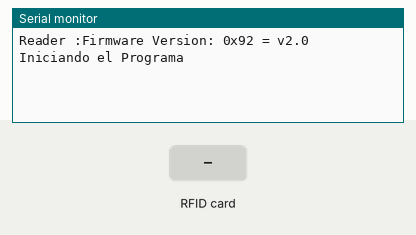
Simulated run of this sketch. Board: ESP8266 (NodeMCU). Parts: the last lines printed to the serial monitor. Inputs (shaded band) come from the test bench.

Above: at 1.2 s.
1.3 s: RFID card 23 B3 65 11 held to the reader
At 1.8 s:
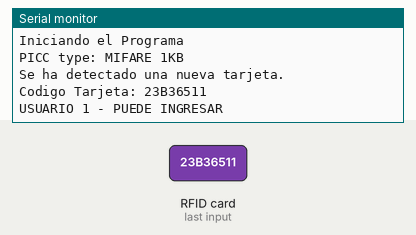
2.8 s: RFID card B3 37 86 A3 held to the reader
At 3.5 s:
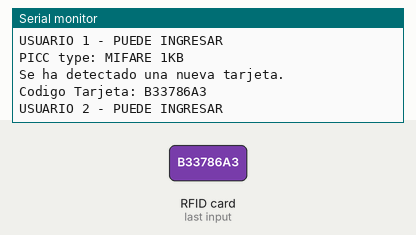
4.3 s: RFID card 77 62 C8 3B held to the reader
At 5.4 s:
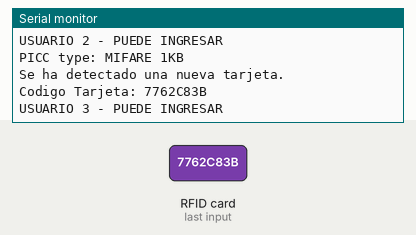
5.8 s: RFID card 5E 7A 19 C4 held to the reader
At 6.2 s:
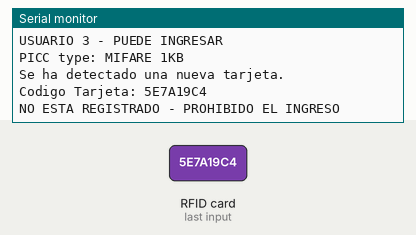
7.3 s: RFID card 5E 7A 19 C4 held to the reader
At 7.8 s:
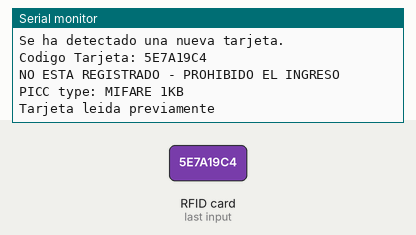

The sketch:

Rfid_Esp32_8266.ino
```cpp
// LISTA DE REPRODUCCION - ESP32 - ESP8266
// https://www.youtube.com/playlist?list=PLZHVfZzF2DYID9jGK8EpcMni-U2CSTrw3

// LISTA DE REPRODCUION DEL CURSO DE ARDUINO DESDE CERO
// https://www.youtube.com/playlist?list=PLZHVfZzF2DYJeLXXxz6YtpBj4u7FoGPWN

#include <Arduino.h>
#include <SPI.h>
#include <MFRC522.h>

#if defined(ESP32)
  #define SS_PIN 5
  #define RST_PIN 22
#elif defined(ESP8266)
  #define SS_PIN 16
  #define RST_PIN 4
#endif

MFRC522 rfid(SS_PIN, RST_PIN); // Instance of the class
MFRC522::MIFARE_Key key;
// Init array that will store new NUID
byte nuidPICC[4];

//xxxxxxxxxxxxxxxxxxxxxxxxxxxxxxxxxxxxxxxxxxxx
String DatoHex;
const String UserReg_1 = "23B36511";
const String UserReg_2 = "B33786A3";
const String UserReg_3 = "7762C83B";
//xxxxxxxxxxxxxxxxxxxxxxxxxxxxxxxxxxxxxxxxxxxx

void setup()
{
   Serial.begin(115200);
   SPI.begin(); // Init SPI bus
   rfid.PCD_Init(); // Init MFRC522
   Serial.println();
   Serial.print(F("Reader :"));
   rfid.PCD_DumpVersionToSerial();
   for (byte i = 0; i < 6; i++) {
     key.keyByte[i] = 0xFF;
   }
   DatoHex = printHex(key.keyByte, MFRC522::MF_KEY_SIZE);
   Serial.println();
   Serial.println();
   Serial.println("Iniciando el Programa");
}

void loop()
{
     // Reset the loop if no new card present on the sensor/reader. This saves the entire process when idle.
     if ( ! rfid.PICC_IsNewCardPresent()){return;}

     // Verify if the NUID has been readed
     if ( ! rfid.PICC_ReadCardSerial()){return;}

     Serial.print(F("PICC type: "));
     MFRC522::PICC_Type piccType = rfid.PICC_GetType(rfid.uid.sak);
     Serial.println(rfid.PICC_GetTypeName(piccType));
     // Check is the PICC of Classic MIFARE type
     if (piccType != MFRC522::PICC_TYPE_MIFARE_MINI && piccType != MFRC522::PICC_TYPE_MIFARE_1K && piccType != MFRC522::PICC_TYPE_MIFARE_4K)
     {
       Serial.println("Su Tarjeta no es del tipo MIFARE Classic.");
       return;
     }

     if (rfid.uid.uidByte[0] != nuidPICC[0] || rfid.uid.uidByte[1] != nuidPICC[1] || rfid.uid.uidByte[2] != nuidPICC[2] || rfid.uid.uidByte[3] != nuidPICC[3] )
     {
       Serial.println("Se ha detectado una nueva tarjeta.");

       // Store NUID into nuidPICC array
       for (byte i = 0; i < 4; i++) {nuidPICC[i] = rfid.uid.uidByte[i];}

       DatoHex = printHex(rfid.uid.uidByte, rfid.uid.size);
       Serial.print("Codigo Tarjeta: "); Serial.println(DatoHex);

       if(UserReg_1 == DatoHex)
       {
        Serial.println("USUARIO 1 - PUEDE INGRESAR");
       }
       else if(UserReg_2 == DatoHex)
       {
        Serial.println("USUARIO 2 - PUEDE INGRESAR");
       }
       else if(UserReg_3 == DatoHex)
       {
        Serial.println("USUARIO 3 - PUEDE INGRESAR");
       }
       else
       {
        Serial.println("NO ESTA REGISTRADO - PROHIBIDO EL INGRESO");
       }
       Serial.println();
     }
     else
     {
      Serial.println("Tarjeta leida previamente");
     }
     // Halt PICC
     rfid.PICC_HaltA();
     // Stop encryption on PCD
     rfid.PCD_StopCrypto1();
}


String printHex(byte *buffer, byte bufferSize)
{
   String DatoHexAux = "";
   for (byte i = 0; i < bufferSize; i++)
   {
       if (buffer[i] < 0x10)
       {
        DatoHexAux = DatoHexAux + "0";
        DatoHexAux = DatoHexAux + String(buffer[i], HEX);
       }
       else { DatoHexAux = DatoHexAux + String(buffer[i], HEX); }
   }

   for (int i = 0; i < DatoHexAux.length(); i++) {DatoHexAux[i] = toupper(DatoHexAux[i]);}
   return DatoHexAux;
}

/* ESP 8266 NODE MCU
  Vcc <-> 3V3 (o Vin(5V) según la versión del módulo)
  RST (Reset) <-> D0
  GND (Tierra) <-> GND
  MISO (Master Input Slave Output) <-> D6
  MOSI (Master Output Slave Input) <-> D7
  SCK (Serial Clock) <-> D5
  SS/SDA (Slave select) <-> D8
*/

/* ESP 32 NODE MCU
  Vcc <-> 3V3 (o Vin(5V) según la versión del módulo)
  RST (Reset) <-> D22
  GND (Masse) <-> GND
  MISO (Master Input Slave Output) <-> 19
  MOSI (Master Output Slave Input) <-> 23
  SCK (Serial Clock) <-> 18
  SS/SDA (Slave select) <-> 5
*/
```

Measured:
- after the input at 1.3 s, the serial monitor: prints a new line at once (image 1)
- after the input at 2.8 s, the serial monitor: prints a new line at once (image 2)
- after the input at 4.3 s, the serial monitor: prints a new line at once (image 3)
- after the input at 5.8 s, the serial monitor: prints a new line at once (image 4)
- after the input at 7.3 s, the serial monitor: prints a new line at once (image 5)
